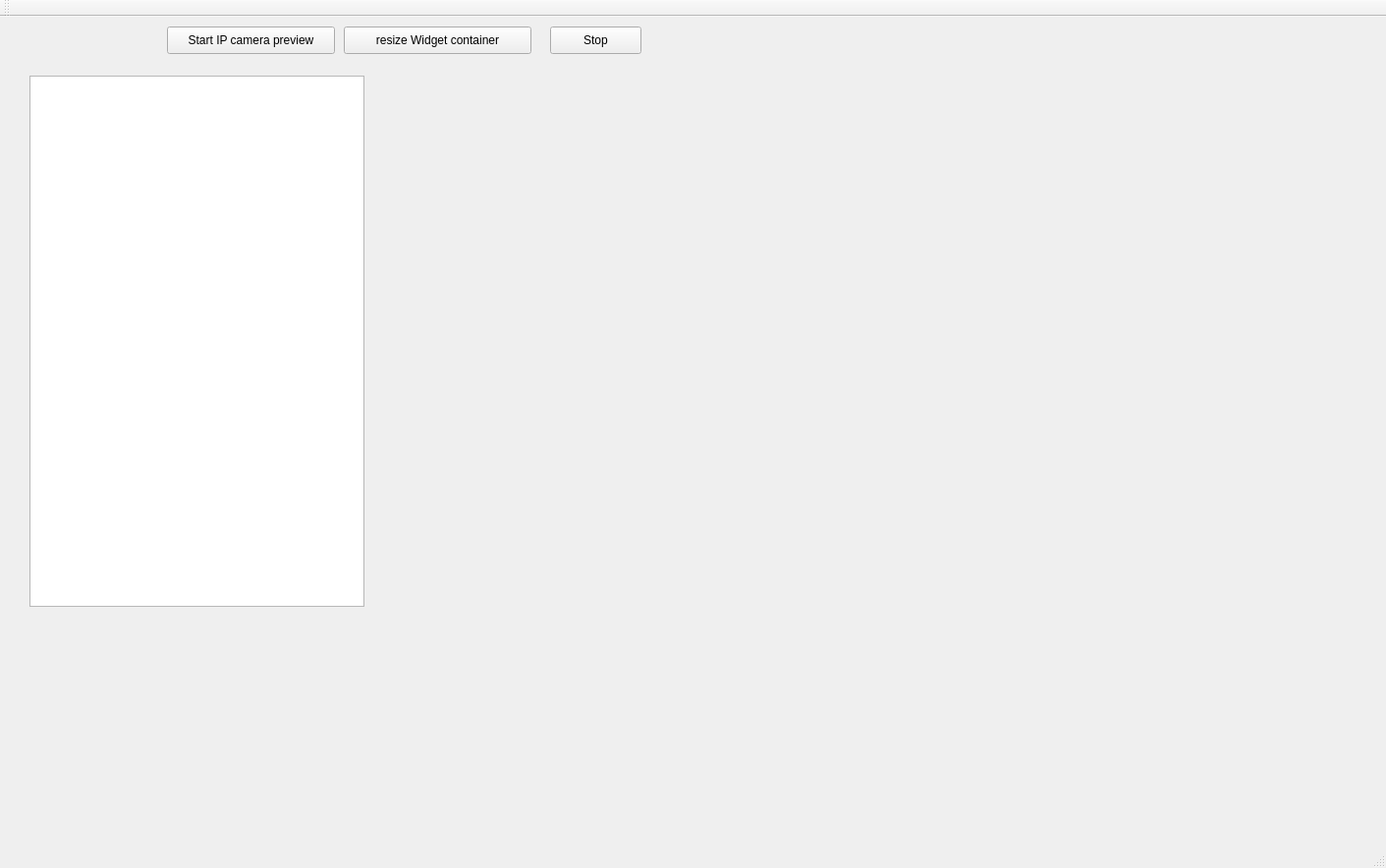
<?xml version="1.0" encoding="UTF-8"?>
<ui version="4.0">
 <class>QTRtspDemo</class>
 <widget class="QMainWindow" name="QTRtspDemo">
  <property name="geometry">
   <rect>
    <x>0</x>
    <y>0</y>
    <width>1411</width>
    <height>884</height>
   </rect>
  </property>
  <property name="windowTitle">
   <string>QTRtspDemo</string>
  </property>
  <widget class="QWidget" name="centralWidget">
   <widget class="QPushButton" name="btnResizeWidgetContainer">
    <property name="geometry">
     <rect>
      <x>350</x>
      <y>10</y>
      <width>191</width>
      <height>28</height>
     </rect>
    </property>
    <property name="text">
     <string>resize Widget container</string>
    </property>
   </widget>
   <widget class="QPushButton" name="btnStop">
    <property name="geometry">
     <rect>
      <x>560</x>
      <y>10</y>
      <width>93</width>
      <height>28</height>
     </rect>
    </property>
    <property name="text">
     <string>Stop</string>
    </property>
   </widget>
   <widget class="QPushButton" name="btnSartIPCameraPreview">
    <property name="geometry">
     <rect>
      <x>170</x>
      <y>10</y>
      <width>171</width>
      <height>28</height>
     </rect>
    </property>
    <property name="text">
     <string>Start IP camera preview</string>
    </property>
   </widget>
   <widget class="QWidget" name="wdgVideoGrabberContainer" native="true">
    <property name="geometry">
     <rect>
      <x>380</x>
      <y>50</y>
      <width>941</width>
      <height>601</height>
     </rect>
    </property>
   </widget>
   <widget class="QTextEdit" name="txtLog">
    <property name="geometry">
     <rect>
      <x>30</x>
      <y>60</y>
      <width>341</width>
      <height>541</height>
     </rect>
    </property>
   </widget>
  </widget>
  <widget class="QMenuBar" name="menuBar">
   <property name="geometry">
    <rect>
     <x>0</x>
     <y>0</y>
     <width>1411</width>
     <height>26</height>
    </rect>
   </property>
  </widget>
  <widget class="QToolBar" name="mainToolBar">
   <attribute name="toolBarArea">
    <enum>TopToolBarArea</enum>
   </attribute>
   <attribute name="toolBarBreak">
    <bool>false</bool>
   </attribute>
  </widget>
  <widget class="QStatusBar" name="statusBar"/>
 </widget>
 <layoutdefault spacing="6" margin="11"/>
 <resources/>
 <connections/>
</ui>
